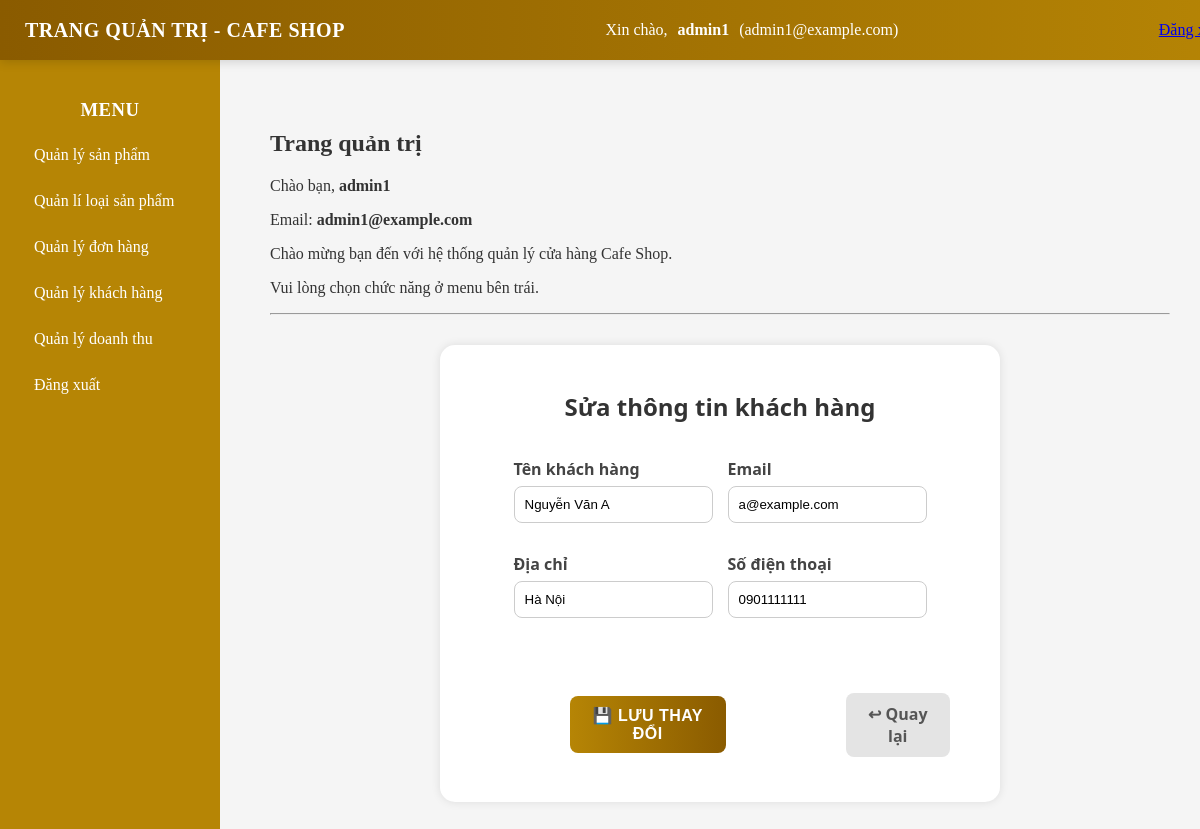
The page /admin/QLindex.php?key=suakhachhang&MaKH=1 (signed in) on the database its author committed.
### tables this page shows
CREATE TABLE `khach_hang` (
  `MaKH` int(11) NOT NULL,
  `TenKH` varchar(100) NOT NULL,
  `Email` varchar(100) NOT NULL,
  `MatKhau` varchar(200) NOT NULL,
  `DiaChi` varchar(200) DEFAULT NULL,
  `SoDienThoai` varchar(15) DEFAULT NULL,
  `Avatar` varchar(255) DEFAULT NULL,
  `NgayDangKi` date NOT NULL DEFAULT current_timestamp()
);

### auth.php (called while the page is built, shortened)
<?php
class QL{
    public $host="localhost";
    public $user="root";
    public $pass="";
    public $namedb="cafe_shop";
    public $db;
    function __construct(){
       $this->db=new mysqli ($this->host,$this->user,$this->pass,$this->namedb);
       $this->db->set_charset("utf8");
    }
    function Get_KH($MaKH) {
        $res = $this->db->query("SELECT * FROM khach_hang WHERE MaKH=$MaKH");
        return $res->fetch_assoc();
    }
}
?>

### admin/customer_edit.php (the view, shortened to what this page needs)
<?php
include "../auth.php";
$ql = new QL();
$MaKH = $_GET['MaKH'];
$kh = $ql->Get_KH($MaKH);
?>
<!DOCTYPE
<html lang="vi">
<head>
    <link rel="stylesheet" href="../css/QL.css">
</head>
<body>
<form method="post" class="customer-form">
    <h2>Sửa thông tin khách hàng</h2>
    <div class="form-group">
        <label>Tên khách hàng</label>
        <input type="text" name="TenKH" value="<?= htmlspecialchars($kh['TenKH']) ?>" required>
    </div>
    <div class="form-group">
        <label>Email</label>
        <input type="email" name="Email" value="<?= htmlspecialchars($kh['Email']) ?>">
    </div>
    <div class="form-group">
        <label>Địa chỉ</label>
        <input type="text" name="DiaChi" value="<?= htmlspecialchars($kh['DiaChi']) ?>">
    </div>
    <div class="form-group">
        <label>Số điện thoại</label>
        <input type="text" name="SoDienThoai" value="<?= htmlspecialchars($kh['SoDienThoai']) ?>">
    </div>
    <div class="form-actions">
        <button type="submit" name="update" class="btn-save">💾 Lưu thay đổi</button>
        <a href="QLindex.php?key=khachhang" class="btn-cancel">↩ Quay lại</a>
    </div>
</form>
</body>

### css/QL.css (style rules this page uses)
body { margin: 0; font-family: "Segoe UI", Arial, sans-serif; background: #fdf7ef; color: #333; }
.btn-submit, .btn-save { background: linear-gradient(90deg, #b68505, #8a5b00); color: white; padding: 12px; border: none; margin: 20px; border-radius: 10px; font-size: 16px; margin-left: 100px; font-weight: bold; cursor: pointer; transition: all 0.3s ease; text-transform: uppercase; letter-spacing: 0.5px; }
.btn-cancel { display: inline-block; text-align: center; background: #ccc; margin: 20px; color: #333; margin-left: 100px; padding: 10px 18px; border-radius: 8px; font-weight: 600; text-decoration: none; transition: all 0.3s ease; }
body { font-family: "Times New Roman", serif; margin: 0; padding: 0; background-color: #f5f5f5; }
form { display: flex; justify-content: center; align-items: center; gap: 15px; flex-wrap: wrap; margin-bottom: 20px; }
form select, form input[type="date"], form button { padding: 8px 12px; border-radius: 6px; border: 1px solid #ccc; font-size: 15px; }
form button { background-color: #523c2b; color: white; border: none; cursor: pointer; transition: 0.3s; }
.customer-form { max-width: 500px; margin: 30px auto; padding: 25px 30px; background: #fff; border-radius: 15px; box-shadow: 0 0 10px rgba(0,0,0,0.1); font-family: "Segoe UI", sans-serif; }
.customer-form h2 { text-align: center; color: #333; margin-bottom: 20px; }
.form-group { margin-bottom: 15px; }
.form-group label { display: block; font-weight: 600; margin-bottom: 6px; color: #444; }
.form-group input { width: 100%; padding: 10px; border: 1px solid #ccc; border-radius: 8px; transition: border-color 0.2s; }
.form-actions { display: flex; justify-content: space-between; align-items: center; margin-top: 25px; }
.btn-save { background-color: #007bff; color: white; padding: 10px 18px; border: none; border-radius: 8px; cursor: pointer; transition: 0.2s; }
.btn-cancel { color: #555; text-decoration: none; background: #e4e4e4; padding: 10px 18px; border-radius: 8px; transition: 0.2s; }

### rows shown on the page
khach_hang: TenKH "Nguyễn Văn A", Email "a@example.com", DiaChi "Hà Nội", SoDienThoai "0901111111"

### other values the page prints
$_SESSION['admin_name'] "admin1"
$_SESSION['admin_Email'] "admin1@example.com"
